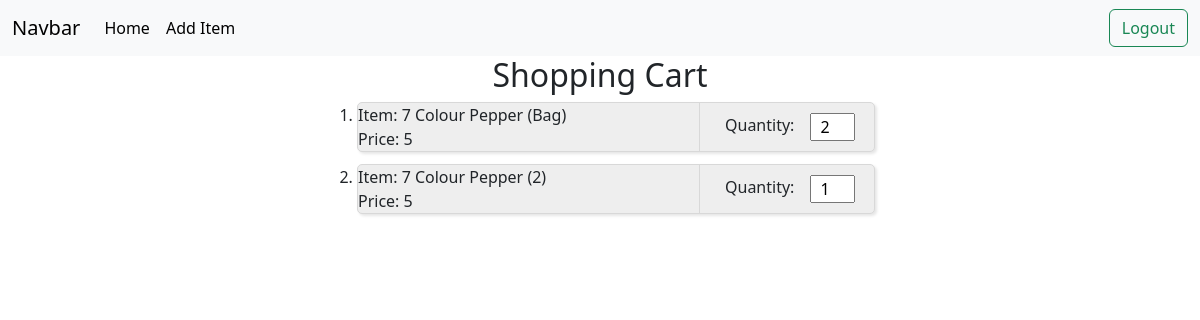
Before: /cart (signed in) with the older database file.
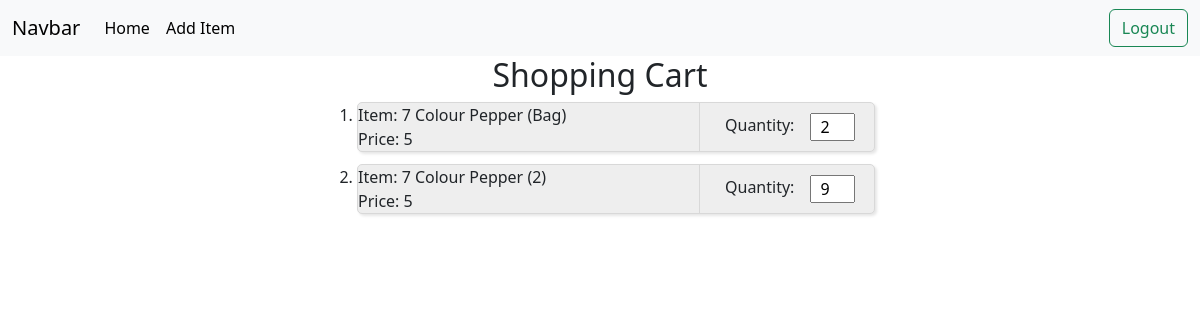
After: the same page with the newer database file.
### tables this page shows
CREATE TABLE shopping_cart (
    cart_id INTEGER PRIMARY KEY AUTOINCREMENT,
    user_id INTEGER NOT NULL,
    product_id INTEGER NOT NULL,
    product_name varchar(100) NOT NULL,
    product_quantity INTEGER NOT NULL,
    product_price INTEGER NOT NULL,
    time_created DATETIME DEFAULT CURRENT_TIMESTAMP,
    FOREIGN KEY (user_id) REFERENCES users(user_id)
);

### app.py (the view)
@app.route('/cart', methods=['GET', 'POST'])
def cart():
    try:
        if request.method == 'POST' and session['login_status'] == 1:
            product_id = request.form['product_id']
            product_name = request.form['product_name']
            product_price = request.form['product_price']
            user_id = session['user_id']
            try:
                conn = get_db_connection()
                product = conn.execute('SELECT * FROM shopping_cart WHERE user_id = ? AND product_id = ?', (user_id, product_id)).fetchone()
                if product is not None:
                    conn.execute('UPDATE shopping_cart SET product_quantity = product_quantity + 1 WHERE user_id = ? AND product_id = ?', (user_id, product_id))
                    conn.commit()
                    conn.close()
                else:
                    conn.execute('INSERT INTO shopping_cart (user_id, product_id, product_name, product_price, product_quantity) VALUES (?, ?, ?, ?, ?)',
                                (user_id, product_id, product_name, product_price, 1))
                    conn.commit()
                    conn.close()
                return redirect('/')
            except Exception as e:
                print(str(e))
                return render_template('index.html')
        elif request.method == 'GET':
            conn = get_db_connection()
            shopping_cart = conn.execute('SELECT * FROM shopping_cart WHERE user_id = ?', (session['user_id'],)).fetchall()
            conn.close()
            return render_template('cart.html', shopping_cart=shopping_cart)
    except:
        return redirect('/login')

### app.py (called while the page is built)
def get_db_connection():
    conn = sqlite3.connect('sql_database.db')
    conn.row_factory = sqlite3.Row
    return conn

### templates/cart.html (shortened to what this page needs)
{% extends 'base.html' %}
{% block body %}
<main class="container-fluid main-cart-container">
  <h2>Shopping Cart</h2>
  <div class="shopping-cart-list">
    <ol>
      {% for item in shopping_cart %}
      <li>
        <div class="product-box-flex">
          <div class="product-box-description">
            <div class="product-name" id="item_name">
              Item: {{ item.product_name }}
            </div>
            <div class="product-price" id="product_price">
              Price: {{ item.product_price }}
            </div>
          </div>
          <div class="product-box-quantity">
            <div class="product-quantity">
              <div class="quantity-attribute-name">
                Quantity:
              </div>
              <div class="quantity-dynamic">
                <form action="/cart_update" method="POST">
                  <input class="quantity" type="number" name="quantity" id="quantity" min="1" max="99" value="{{ item.product_quantity }}">
                </form>
              </div>
            </div>
          </div>
        </div>
      </li>
      {% endfor %}
  </ol>
  </div>
</main>
{% endblock %}

### templates/base.html (shortened to what this page needs)
<!DOCTYPE html>
<html lang="en">
<head>
    <link rel="stylesheet" href="{{ url_for('static', filename='css/main.css') }}">
    <link href="https://cdn.jsdelivr.net/npm/bootstrap@5.3.2/dist/css/bootstrap.min.css" rel="stylesheet">
</head>
<body>
    <header>
        <nav class="navbar navbar-expand-lg bg-body-tertiary">
            <div class="container-fluid">
              <a class="navbar-brand" href="#">Navbar</a>
              <div class="collapse navbar-collapse" id="navbarSupportedContent">
                <ul class="navbar-nav me-auto mb-2 mb-lg-0">
                  <li class="nav-item">
                    <a class="nav-link active" aria-current="page" href="/">Home</a>
                  </li>
                  <li class="nav-item">
                    <a class="nav-link active" href="/add_item">Add Item</a>
                  </li>
                </ul>
                <div class="d-flex">
                  {% if session['login_status'] == 1 %}
                  <a class="btn btn-outline-success" href="/logout">Logout</a>
                  {% else %}
                  <a class="btn btn-outline-success" href="/login">Login</a>
                  <a class="btn btn-outline-success" href="/signup">Sign-Up</a>
                  {% endif %}
                </div>
              </div>
            </div>
          </nav>
        </header>
    {% block body %}{% endblock %}
</body>
</html>

### static/css/main.css (style rules this page uses)
* { margin: 0; padding: 0; }
body, html { height: 100%; font-family: sans-serif; }
.main-cart-container { display: flex; flex-direction: column; align-items: center; }
.shopping-cart-list { display: flex; flex-direction: column; width: 550px; }
.product-box-flex { display: flex; flex-direction: row; margin-bottom: 12px; border: solid; border-width: 1px; border-radius: 5px; border-color: rgb(216, 216, 216); background-color: rgb(238, 238, 238); box-shadow: 2px 2px 3px rgba(0, 0, 0, 0.1); }
.product-box-description { flex: 1; }
.product-box-quantity { display: flex; width: 175px; align-items: center; border-left: solid; border-width: 1px; border-color: rgb(216, 216, 216); padding-left: 10px; }
.product-quantity { display: flex; flex-direction: row; }
.quantity-attribute-name { width: 100px; padding-left: 15px; }
.quantity-dynamic { display: flex; justify-content: right; align-items: right; text-align: right; }
.quantity { width: 45px; text-align: center; }

Changed rows visible on the page:
changed shopping_cart "7 Colour Pepper (2)": quantity "1" → "9"
